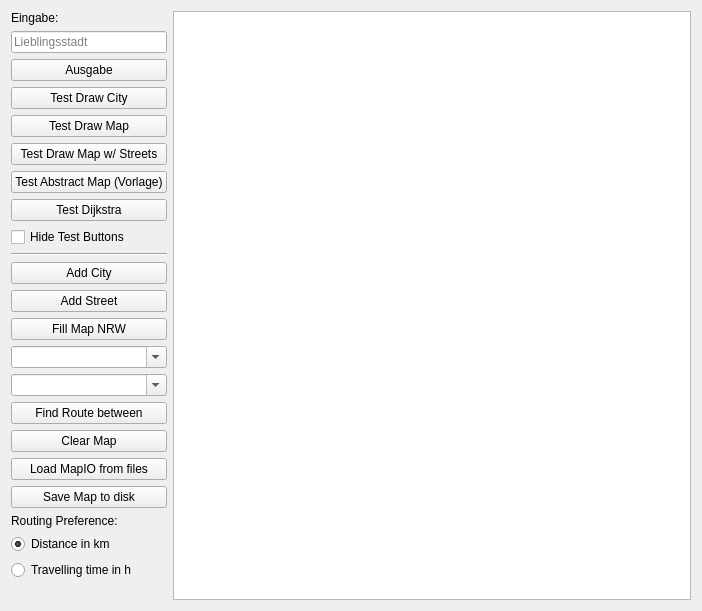
<?xml version="1.0" encoding="UTF-8"?>
<ui version="4.0">
 <class>MainWindow</class>
 <widget class="QMainWindow" name="MainWindow">
  <property name="geometry">
   <rect>
    <x>0</x>
    <y>0</y>
    <width>702</width>
    <height>611</height>
   </rect>
  </property>
  <property name="windowTitle">
   <string>StreetPlanner</string>
  </property>
  <widget class="QWidget" name="centralWidget">
   <layout class="QVBoxLayout" name="verticalLayout">
    <item>
     <layout class="QGridLayout" name="gridLayout">
      <property name="leftMargin">
       <number>0</number>
      </property>
      <property name="horizontalSpacing">
       <number>6</number>
      </property>
      <item row="21" column="0">
       <widget class="QRadioButton" name="rbRoutingTime">
        <property name="text">
         <string>Travelling time in h</string>
        </property>
       </widget>
      </item>
      <item row="20" column="0">
       <widget class="QRadioButton" name="rbRoutingDistance">
        <property name="text">
         <string>Distance in km</string>
        </property>
        <property name="checked">
         <bool>true</bool>
        </property>
       </widget>
      </item>
      <item row="19" column="0">
       <widget class="QLabel" name="lblRoutingPreference">
        <property name="text">
         <string>Routing Preference:</string>
        </property>
       </widget>
      </item>
      <item row="9" column="0">
       <widget class="Line" name="line">
        <property name="orientation">
         <enum>Qt::Horizontal</enum>
        </property>
       </widget>
      </item>
      <item row="8" column="0">
       <widget class="QCheckBox" name="cbHideTests">
        <property name="text">
         <string>Hide Test Buttons</string>
        </property>
       </widget>
      </item>
      <item row="22" column="0" rowspan="7">
       <spacer name="verticalSpacer">
        <property name="orientation">
         <enum>Qt::Vertical</enum>
        </property>
        <property name="sizeHint" stdset="0">
         <size>
          <width>20</width>
          <height>40</height>
         </size>
        </property>
       </spacer>
      </item>
      <item row="2" column="0">
       <widget class="QPushButton" name="pushButton">
        <property name="text">
         <string>Ausgabe</string>
        </property>
       </widget>
      </item>
      <item row="16" column="0">
       <widget class="QPushButton" name="cmdClearMap">
        <property name="text">
         <string>Clear Map</string>
        </property>
       </widget>
      </item>
      <item row="3" column="0">
       <widget class="QPushButton" name="testDrawCity">
        <property name="text">
         <string>Test Draw City</string>
        </property>
       </widget>
      </item>
      <item row="5" column="0">
       <widget class="QPushButton" name="testDrawMapStreets">
        <property name="text">
         <string>Test Draw Map w/ Streets</string>
        </property>
       </widget>
      </item>
      <item row="12" column="0">
       <widget class="QPushButton" name="cmdFillMap">
        <property name="text">
         <string>Fill Map NRW</string>
        </property>
       </widget>
      </item>
      <item row="0" column="0">
       <widget class="QLabel" name="label">
        <property name="text">
         <string>Eingabe:</string>
        </property>
       </widget>
      </item>
      <item row="15" column="0">
       <widget class="QPushButton" name="cmdFindRoute">
        <property name="text">
         <string>Find Route between</string>
        </property>
       </widget>
      </item>
      <item row="0" column="1" rowspan="29">
       <widget class="QGraphicsView" name="graphicsView"/>
      </item>
      <item row="4" column="0">
       <widget class="QPushButton" name="testDrawMap">
        <property name="text">
         <string>Test Draw Map</string>
        </property>
       </widget>
      </item>
      <item row="11" column="0">
       <widget class="QPushButton" name="cmdAddStreet">
        <property name="text">
         <string>Add Street</string>
        </property>
       </widget>
      </item>
      <item row="10" column="0">
       <widget class="QPushButton" name="cmdAddCity">
        <property name="text">
         <string>Add City</string>
        </property>
       </widget>
      </item>
      <item row="7" column="0">
       <widget class="QPushButton" name="testDijkstra">
        <property name="text">
         <string>Test Dijkstra</string>
        </property>
       </widget>
      </item>
      <item row="6" column="0">
       <widget class="QPushButton" name="testAbstractMap">
        <property name="text">
         <string>Test Abstract Map (Vorlage)</string>
        </property>
       </widget>
      </item>
      <item row="17" column="0">
       <widget class="QPushButton" name="cmdMapIoFile">
        <property name="text">
         <string>Load MapIO from files</string>
        </property>
       </widget>
      </item>
      <item row="1" column="0">
       <widget class="QLineEdit" name="lineEdit">
        <property name="sizePolicy">
         <sizepolicy hsizetype="Preferred" vsizetype="Fixed">
          <horstretch>0</horstretch>
          <verstretch>0</verstretch>
         </sizepolicy>
        </property>
        <property name="placeholderText">
         <string>Lieblingsstadt</string>
        </property>
       </widget>
      </item>
      <item row="14" column="0">
       <widget class="QComboBox" name="cbRouteCity2">
        <property name="editable">
         <bool>true</bool>
        </property>
       </widget>
      </item>
      <item row="13" column="0">
       <widget class="QComboBox" name="cbRouteCity1">
        <property name="editable">
         <bool>true</bool>
        </property>
       </widget>
      </item>
      <item row="18" column="0">
       <widget class="QPushButton" name="cmdSaveToDisk">
        <property name="text">
         <string>Save Map to disk</string>
        </property>
       </widget>
      </item>
     </layout>
    </item>
   </layout>
  </widget>
 </widget>
 <layoutdefault spacing="6" margin="11"/>
 <tabstops>
  <tabstop>graphicsView</tabstop>
  <tabstop>lineEdit</tabstop>
  <tabstop>pushButton</tabstop>
  <tabstop>testDrawCity</tabstop>
  <tabstop>testDrawMap</tabstop>
  <tabstop>testDrawMapStreets</tabstop>
  <tabstop>testAbstractMap</tabstop>
  <tabstop>testDijkstra</tabstop>
  <tabstop>cbHideTests</tabstop>
  <tabstop>cmdAddCity</tabstop>
  <tabstop>cmdAddStreet</tabstop>
  <tabstop>cmdFillMap</tabstop>
  <tabstop>cbRouteCity1</tabstop>
  <tabstop>cbRouteCity2</tabstop>
  <tabstop>cmdFindRoute</tabstop>
  <tabstop>cmdClearMap</tabstop>
  <tabstop>cmdMapIoFile</tabstop>
  <tabstop>rbRoutingDistance</tabstop>
  <tabstop>rbRoutingTime</tabstop>
 </tabstops>
 <resources/>
 <connections/>
</ui>
